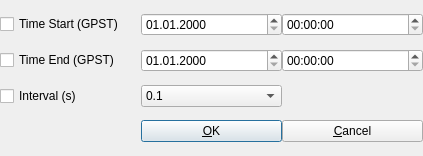
<?xml version="1.0" encoding="UTF-8"?>
<ui version="4.0">
 <class>SpanDialog</class>
 <widget class="QWidget" name="SpanDialog">
  <property name="geometry">
   <rect>
    <x>0</x>
    <y>0</y>
    <width>423</width>
    <height>156</height>
   </rect>
  </property>
  <property name="windowTitle">
   <string>Time Span/Interval</string>
  </property>
  <property name="toolTip">
   <string/>
  </property>
  <layout class="QGridLayout" name="gridLayout">
   <property name="leftMargin">
    <number>0</number>
   </property>
   <property name="topMargin">
    <number>0</number>
   </property>
   <property name="rightMargin">
    <number>0</number>
   </property>
   <property name="bottomMargin">
    <number>0</number>
   </property>
   <property name="spacing">
    <number>0</number>
   </property>
   <item row="0" column="0">
    <widget class="QCheckBox" name="TimeStartF">
     <property name="toolTip">
      <string/>
     </property>
     <property name="text">
      <string>Time Start (GPST)</string>
     </property>
     <property name="checked">
      <bool>false</bool>
     </property>
    </widget>
   </item>
   <item row="0" column="1">
    <widget class="QDateEdit" name="TimeY1">
     <property name="enabled">
      <bool>true</bool>
     </property>
     <property name="toolTip">
      <string/>
     </property>
     <property name="displayFormat">
      <string>dd.MM.yyyy</string>
     </property>
    </widget>
   </item>
   <item row="1" column="0">
    <widget class="QCheckBox" name="TimeEndF">
     <property name="toolTip">
      <string/>
     </property>
     <property name="text">
      <string>Time End (GPST)</string>
     </property>
     <property name="checked">
      <bool>false</bool>
     </property>
    </widget>
   </item>
   <item row="1" column="1">
    <widget class="QDateEdit" name="TimeY2">
     <property name="enabled">
      <bool>true</bool>
     </property>
     <property name="toolTip">
      <string/>
     </property>
     <property name="displayFormat">
      <string>dd.MM.yyyy</string>
     </property>
    </widget>
   </item>
   <item row="2" column="0">
    <widget class="QCheckBox" name="TimeIntF">
     <property name="toolTip">
      <string/>
     </property>
     <property name="text">
      <string>Interval (s)</string>
     </property>
     <property name="checked">
      <bool>false</bool>
     </property>
    </widget>
   </item>
   <item row="3" column="1">
    <widget class="QPushButton" name="BtnOk">
     <property name="enabled">
      <bool>true</bool>
     </property>
     <property name="toolTip">
      <string/>
     </property>
     <property name="text">
      <string>&amp;OK</string>
     </property>
     <property name="autoDefault">
      <bool>true</bool>
     </property>
     <property name="default">
      <bool>true</bool>
     </property>
    </widget>
   </item>
   <item row="2" column="1">
    <widget class="QComboBox" name="EditTimeInt">
     <property name="enabled">
      <bool>true</bool>
     </property>
     <property name="toolTip">
      <string/>
     </property>
     <item>
      <property name="text">
       <string>0.1</string>
      </property>
     </item>
     <item>
      <property name="text">
       <string>0.2</string>
      </property>
     </item>
     <item>
      <property name="text">
       <string>0.25</string>
      </property>
     </item>
     <item>
      <property name="text">
       <string>0.5</string>
      </property>
     </item>
     <item>
      <property name="text">
       <string>1</string>
      </property>
     </item>
     <item>
      <property name="text">
       <string>2</string>
      </property>
     </item>
     <item>
      <property name="text">
       <string>5</string>
      </property>
     </item>
     <item>
      <property name="text">
       <string>10</string>
      </property>
     </item>
     <item>
      <property name="text">
       <string>15</string>
      </property>
     </item>
     <item>
      <property name="text">
       <string>30</string>
      </property>
     </item>
     <item>
      <property name="text">
       <string>60</string>
      </property>
     </item>
     <item>
      <property name="text">
       <string>300</string>
      </property>
     </item>
     <item>
      <property name="text">
       <string>600</string>
      </property>
     </item>
     <item>
      <property name="text">
       <string>1800</string>
      </property>
     </item>
     <item>
      <property name="text">
       <string>3600</string>
      </property>
     </item>
    </widget>
   </item>
   <item row="1" column="2">
    <widget class="QTimeEdit" name="TimeH2">
     <property name="enabled">
      <bool>true</bool>
     </property>
     <property name="toolTip">
      <string/>
     </property>
     <property name="displayFormat">
      <string>HH:mm:ss</string>
     </property>
    </widget>
   </item>
   <item row="0" column="2">
    <widget class="QTimeEdit" name="TimeH1">
     <property name="enabled">
      <bool>true</bool>
     </property>
     <property name="toolTip">
      <string/>
     </property>
     <property name="displayFormat">
      <string>HH:mm:ss</string>
     </property>
    </widget>
   </item>
   <item row="3" column="2">
    <widget class="QPushButton" name="BtnCancel">
     <property name="enabled">
      <bool>true</bool>
     </property>
     <property name="toolTip">
      <string/>
     </property>
     <property name="text">
      <string>&amp;Cancel</string>
     </property>
    </widget>
   </item>
  </layout>
 </widget>
 <resources/>
 <connections/>
</ui>
